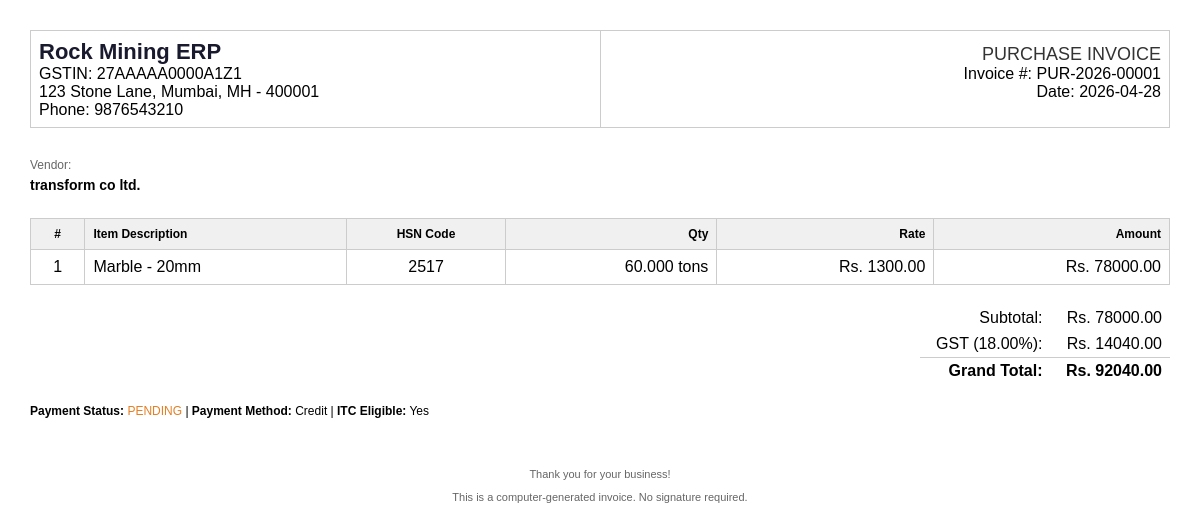
The app's page /purchases/1/invoice (signed in) with its own data.
### models.py (models this page shows)
class Purchase(db.Model):
    id = db.Column(db.Integer, primary_key=True)
    invoice_number = db.Column(db.String(50), unique=True)
    vendor_id = db.Column(db.Integer, db.ForeignKey('vendor.id'))
    vendor_name = db.Column(db.String(100))
    stone_type = db.Column(db.String(50))
    size = db.Column(db.String(20))
    quantity = db.Column(db.Numeric(precision=15, scale=3))
    rate = db.Column(db.Numeric(precision=15, scale=2))
    amount = db.Column(db.Numeric(precision=15, scale=2))
    total_amount = db.Column(db.Numeric(precision=15, scale=2))
    gst_rate = db.Column(db.Numeric(precision=5, scale=2), default=5)
    gst_amount = db.Column(db.Numeric(precision=15, scale=2), default=0)
    cgst_amount = db.Column(db.Numeric(precision=15, scale=2), default=0)
    sgst_amount = db.Column(db.Numeric(precision=15, scale=2), default=0)
    igst_amount = db.Column(db.Numeric(precision=15, scale=2), default=0)
    supply_type = db.Column(db.String(10), default='intra')
    payment_type = db.Column(db.String(20), default='cash')
    payment_status = db.Column(db.String(20), default='paid')
    itc_eligible = db.Column(db.Boolean, default=True)
    invoice_date = db.Column(db.Date, default=lambda: datetime.now(timezone.utc).date)
    created_at = db.Column(db.DateTime, default=utc_now)
    created_by = db.Column(db.Integer, db.ForeignKey('user.id'), nullable=True)
    vendor = db.relationship('Vendor', backref='purchase_records')

### routes/purchases.py (the view)
@bp.route('/purchases/<int:id>/invoice')
@login_required
def invoice(id):
    purchase = Purchase.query.get_or_404(id)
    return render_template('purchase_invoice_pdf.html', purchase=purchase)

### routes/auth_utils.py (called while the page is built)
def login_required(f):
    @wraps(f)
    def decorated_function(*args, **kwargs):
        if 'user_id' not in session:
            flash('Please log in to access this page', 'error')
            return redirect(url_for('auth.login'))
        user = db.session.get(User, session.get('user_id'))
        if user is None:
            session.clear()
            flash('Session expired. Please log in again.', 'error')
            return redirect(url_for('auth.login'))
        return f(*args, **kwargs)
    return decorated_function

### templates/purchase_invoice_pdf.html (shortened to what this page needs)
<!DOCTYPE html>
<html xmlns="http://www.w3.org/1999/xhtml">
<head>
</head>
<body>
    <div class="invoice-container">
        <table class="header">
            <tr>
                <td class="header-left">
                    <div class="company-name">Rock Mining ERP</div>
                    <div>GSTIN: 27AAAAA0000A1Z1</div>
                    <div>123 Stone Lane, Mumbai, MH - 400001</div>
                    <div>Phone: 9876543210</div>
                </td>
                <td class="header-right">
                    <div class="invoice-title">PURCHASE INVOICE</div>
                    <div>Invoice #: {{ purchase.invoice_number }}</div>
                    <div>Date: {{ purchase.invoice_date }}</div>
                </td>
            </tr>
        </table>
        <div class="bill-to">
            <div class="bill-to-title">Vendor:</div>
            <div class="bill-to-name">{{ purchase.vendor_name }}</div>
        </div>
        <table>
            <thead>
                <tr>
                    <th class="text-center">#</th>
                    <th>Item Description</th>
                    <th class="text-center">HSN Code</th>
                    <th class="text-right">Qty</th>
                    <th class="text-right">Rate</th>
                    <th class="text-right">Amount</th>
                </tr>
            </thead>
            <tbody>
                <tr>
                    <td class="text-center">1</td>
                    <td>{{ purchase.stone_type }} - {{ purchase.size }}</td>
                    <td class="text-center">2517</td>
                    <td class="text-right">{{ purchase.quantity }} tons</td>
                    <td class="text-right">Rs. {{ "%.2f"|format(purchase.rate) }}</td>
                    <td class="text-right">Rs. {{ "%.2f"|format(purchase.amount) }}</td>
                </tr>
            </tbody>
        </table>
        <table class="totals">
            <tr>
                <td class="text-right">Subtotal:</td>
                <td class="text-right">Rs. {{ "%.2f"|format(purchase.amount) }}</td>
            </tr>
            <tr>
                <td class="text-right">GST ({{ purchase.gst_rate }}%):</td>
                <td class="text-right">Rs. {{ "%.2f"|format(purchase.gst_amount) }}</td>
            </tr>
            <tr>
                <td class="text-right"><strong>Grand Total:</strong></td>
                <td class="text-right"><strong>Rs. {{ "%.2f"|format(purchase.total_amount) }}</strong></td>
            </tr>
        </table>
        <div class="payment-status">
            <strong>Payment Status:</strong>
            <span class="{% if purchase.payment_status == 'paid' %}paid{% else %}pending{% endif %}">
                {{ purchase.payment_status|upper }}
            </span>
            |
            <strong>Payment Method:</strong> {{ purchase.payment_type|title }}
            |
            <strong>ITC Eligible:</strong> {{ 'Yes' if purchase.itc_eligible else 'No' }}
        </div>
        <div class="footer">
            <p>Thank you for your business!</p>
            <p>This is a computer-generated invoice. No signature required.</p>
        </div>
    </div>
</body>
</html>

### templates/purchase_invoice_pdf.html (style rules this page uses)
body { font-family: Arial, sans-serif; margin: 0; padding: 0; color: #000; }
.invoice-container { padding: 30px; }
.header { display: table; width: 100%; margin-bottom: 30px; }
.header-left, .header-right { width: 50%; vertical-align: top; }
.header-right { text-align: right; }
.company-name { font-size: 22px; font-weight: bold; color: #1a1a2e; }
.invoice-title { font-size: 18px; color: #333; margin-top: 5px; }
.bill-to { margin-bottom: 25px; }
.bill-to-title { font-size: 12px; color: #666; margin-bottom: 5px; }
.bill-to-name { font-weight: bold; font-size: 14px; }
table { width: 100%; border-collapse: collapse; margin-bottom: 20px; }
th, td { border: 1px solid #ccc; padding: 8px; text-align: left; }
th { background: #f0f0f0; font-size: 12px; }
.text-right { text-align: right; }
.text-center { text-align: center; }
.totals { margin-left: auto; width: 250px; }
.totals td { border: none; padding: 4px 8px; }
.totals tr:last-child td { border-top: 1px solid #ccc; font-weight: bold; }
.footer { margin-top: 50px; text-align: center; font-size: 11px; color: #666; }
.payment-status { margin-top: 15px; font-size: 12px; }
.pending { color: #e67e22; }

### records on screen
Purchase: invoice_number "PUR-2026-00001", invoice_date "2026-04-28", vendor_name "transform co ltd.", stone_type "Marble", size "20mm", quantity "60.000", rate "1300.00", amount "78000.00", gst_rate "18.00", gst_amount "14040.00", total_amount "92040.00", payment_status "PENDING", payment_type "Credit", itc_eligible "Yes"
